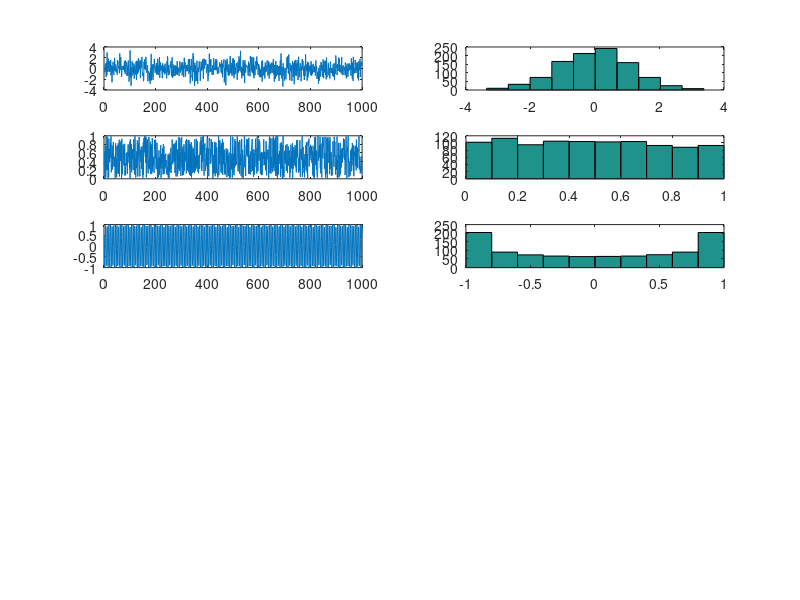
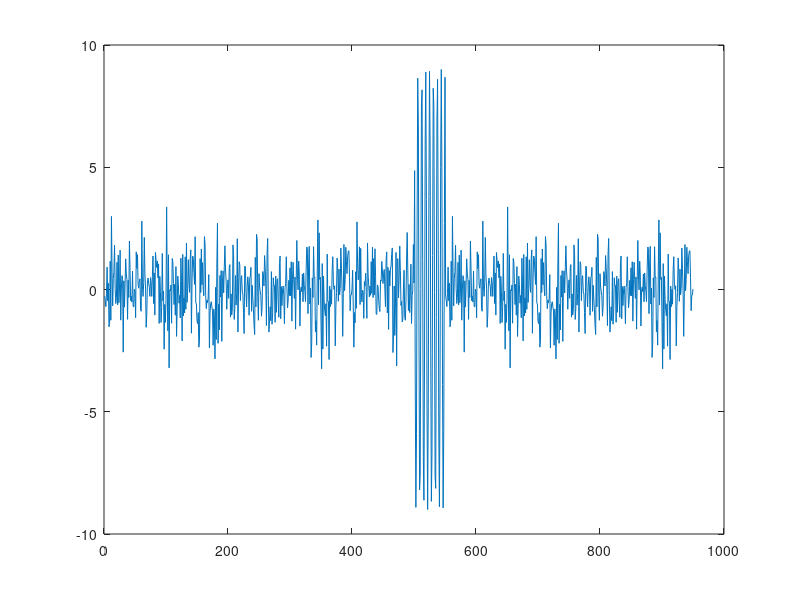
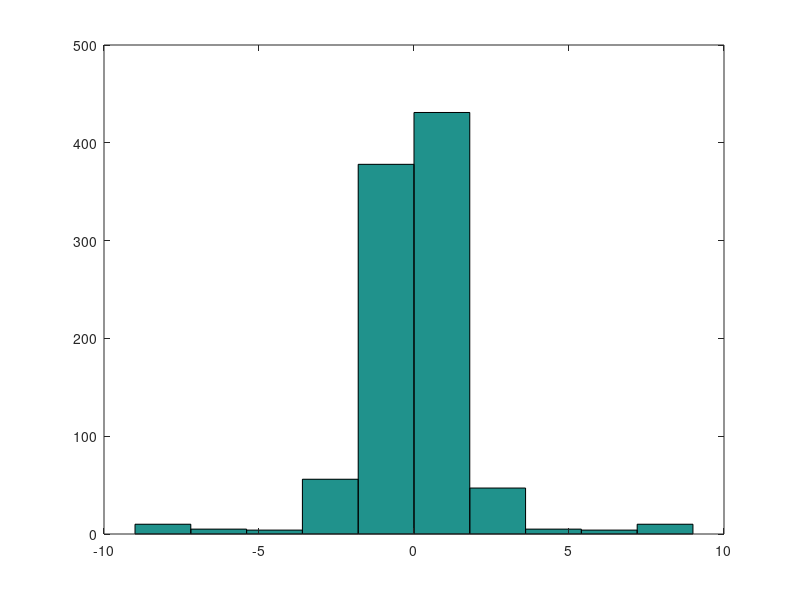

These figures' MATLAB source, in order:
clear all 
close all

subplot(621)
siz=1000;
x=[1:siz];
a=wgn(siz,1,1);
b=rand(siz,1,1);
 plot(x,a)
 
 subplot(622)
 hist(a)
 kurtosis(a)
 
  subplot(623)
  plot(x,b)
  
  subplot(624)
  hist(b)
 kurtosis(b)
 
  subplot(625)
  plot(x,cos(x))
  
  subplot(626)
  hist(cos(x))
 kurtosis(cos(x))
 
 y=9*cos(x);
 tt=cat(1,a(1:floor(end/2)),y(1:50)');
 tt=cat(1,tt,a(1:floor(end/2)-100));
 
 figure
 plot(tt)
 
 figure
 
 hist(tt)
 
 kurtosis(tt(1:504))